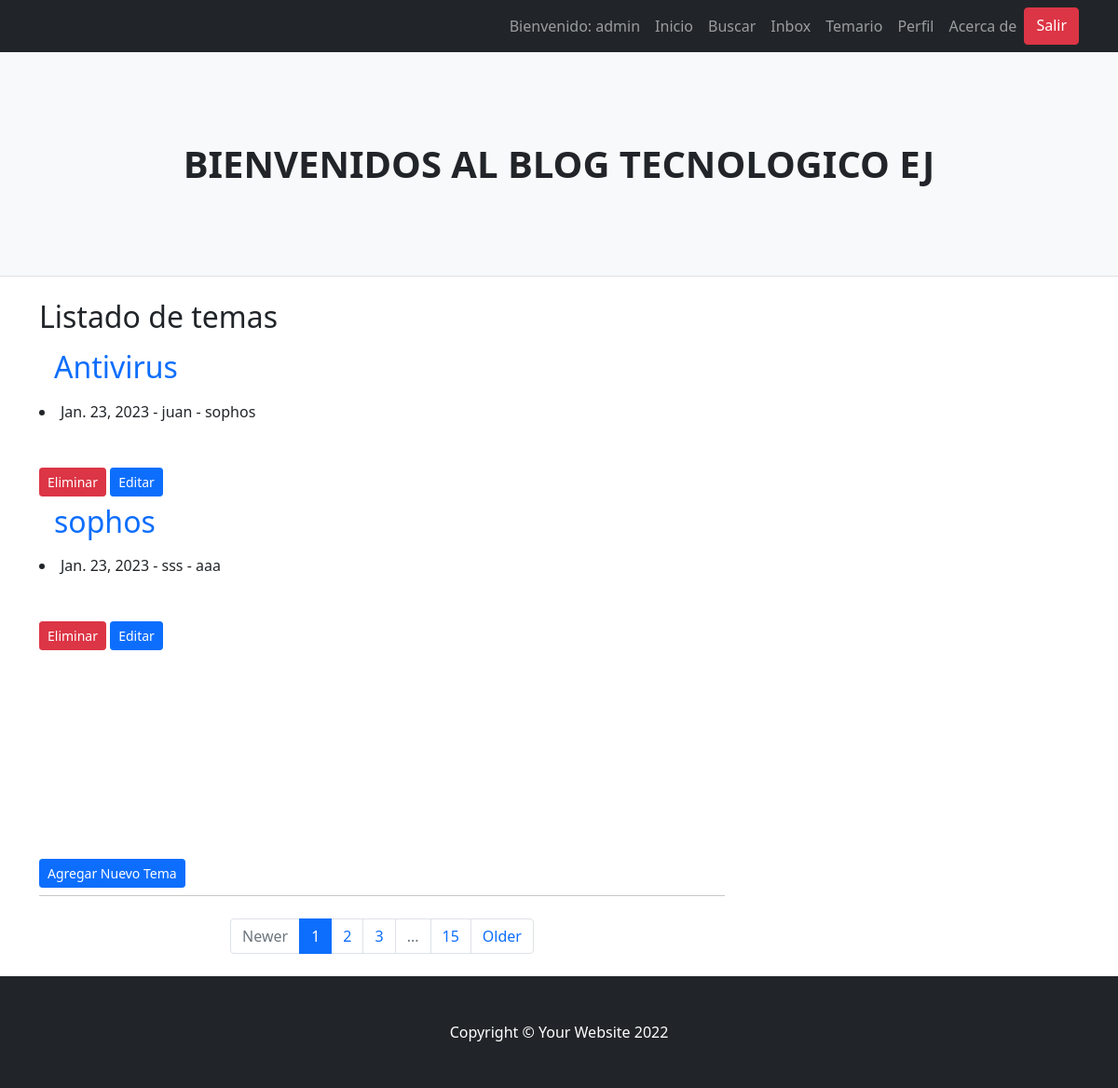
Before: /AppBlog/leerTemas/ (signed in) with the older database file.
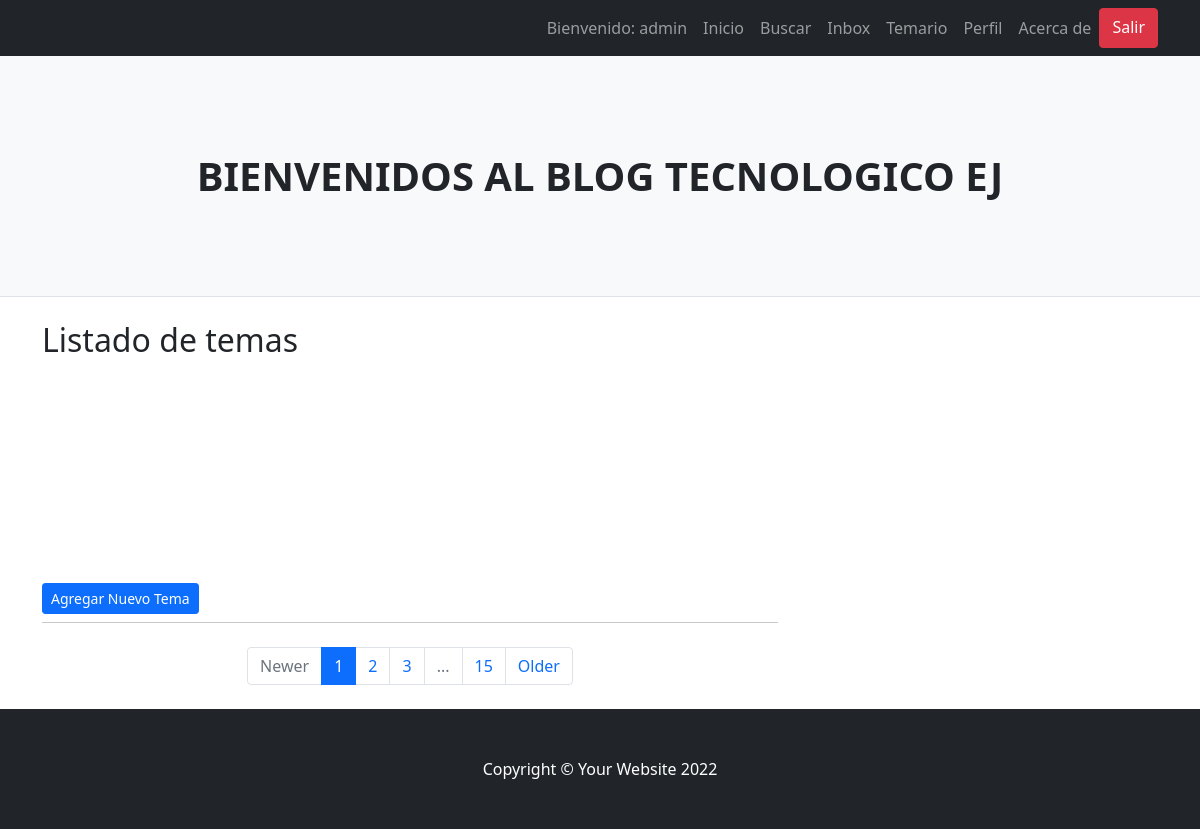
After: the same page with the newer database file.
### AppBlog/models.py (models this page shows, shortened)
class Tema(models.Model):
    titulo= models.CharField(max_length=50)
    subtitulo= models.CharField(max_length=50)
    fecha= models.DateField(auto_now_add=True)
    autor= models.CharField(max_length=50)
    resumen= models.CharField(max_length=50)
    cuerpo= models.CharField(max_length=200)
    img_tema= models.ImageField(null=True, blank=True, upload_to="img")

### AppBlog/views.py (the view)
# urls.py: path("leerTemas/", leerTemas, name="leerTemas"),
@login_required
def leerTemas(request):
    temas= Tema.objects.all()
    if temas!='':
        return render(request, "AppBlog/temario.html", {"temas": temas})
    else:
        return render(request, "AppBlog/temario.html", {"temas": temas, "mensaje": "no hay tema vista"})

### AppBlog/templates/AppBlog/temario.html (shortened to what this page needs)
{% extends "AppBlog/abuelo.html" %}
{% load static %}
{% block contenido_que_cambia %}
<h2 class="card-title">Listado de temas</h2>
    {% for tema in temas %}
        {% if tema %}
        <h2  class="card-title"><a class="nav-link active" aria-current="page" href="{% url 'leerTemas2' tema.id %}">{{ tema.titulo }}</a></h2>
        <li>{{ tema.fecha }} - {{ tema.autor }} - {{ tema.subtitulo }}</li>
        <br></br>
        <a class="btn btn-danger btn-sm" href="{% url 'eliminarTema' tema.id %}">Eliminar </a>
        <a class="btn btn-primary btn-sm" href="{% url 'editarTema' tema.id %}">Editar </a>
        {% else %}
        <h2 class="card-title"> {{ mensaje }}</h2>
        {% endif %}
    {% endfor %}
<br></br>
<br></br>
<br></br>
<br></br>
<br><a class="btn btn-primary btn-sm" href="{% url 'agregarTema' %}">Agregar Nuevo Tema </a></br>
{% endblock %}

### AppBlog/templates/AppBlog/abuelo.html (shortened to what this page needs)
<!DOCTYPE html>
<html lang="en">
    <head>
        {% load static %}
        <link href="/static/css/styles.css" rel="stylesheet" />
    </head>
    <body>
        <nav class="navbar navbar-expand-lg navbar-dark bg-dark">
            <div class="container">
                    <div class="collapse navbar-collapse" id="navbarSupportedContent">
                    <ul class="navbar-nav ms-auto mb-2 mb-lg-0">
                        {%if user.is_authenticated %}
                        <li class="nav-item"><a class="nav-link" href="{% url 'inicio' %}">Bienvenido: {{ user.username }}</a></li>
                        <li class="nav-item"><a class="nav-link" href="{% url 'inicio' %}">Inicio</a></li>
                        <li class="nav-item"><a class="nav-link" href="{% url 'temaBusq' %}">Buscar</a></li>
                        <li class="nav-item"><a class="nav-link" href="{% url 'Inbox' %}">Inbox</a></li>
                        <li class="nav-item"><a class="nav-link" aria-current="page" href="{% url 'leerTemas' %}">Temario</a></li>
                        <li class="nav-item"><a class="nav-link" aria-current="page" href="{% url 'verPerfil' %}">Perfil</a></li>
                        <li class="nav-item"><a class="nav-link" href="{% url 'acerca' %}">Acerca de</a></li>
                        <a class="btn btn-danger" href="{% url 'logout' %}">Salir</a>
                        {% endif %}
                    </ul>
                </div>
            </div>
        </nav>
        <header class="py-5 bg-light border-bottom mb-4">
            <div class="container">
                <div class="text-center my-5">
                    {% block Subtitulo %}
                    <h1 class="fw-bolder">BIENVENIDOS AL BLOG TECNOLOGICO EJ</h1>
                    {% endblock %}
                </div>
            </div>
        </header>
        <div class="float-auto container">
            {% block contenido_que_cambia %}
            {% endblock %}
            <div class="row">
                <div class="col-lg-8">
                    <nav aria-label="Pagination">
                        <hr class="my-0" />
                        <ul class="pagination justify-content-center my-4">
                            <li class="page-item disabled"><a class="page-link" href="#" tabindex="-1" aria-disabled="true">Newer</a></li>
                            <li class="page-item active" aria-current="page"><a class="page-link" href="#!">1</a></li>
                            <li class="page-item"><a class="page-link" href="#!">2</a></li>
                            <li class="page-item"><a class="page-link" href="#!">3</a></li>
                            <li class="page-item disabled"><a class="page-link" href="#!">...</a></li>
                            <li class="page-item"><a class="page-link" href="#!">15</a></li>
                            <li class="page-item"><a class="page-link" href="#!">Older</a></li>
                        </ul>
                    </nav>
                </div>
            </div>
        </div>
        <footer class="py-5 bg-dark">
            <div class="container"><p class="m-0 text-center text-white">Copyright &copy; Your Website 2022</p></div>
        </footer>
    </body>
</html>

Changed rows visible on the page:
removed Tema: titulo "Antivirus", fecha "Jan. 23, 2023", autor "juan", subtitulo "sophos"
removed Tema: titulo "sophos", fecha "Jan. 23, 2023", autor "sss", subtitulo "aaa"
